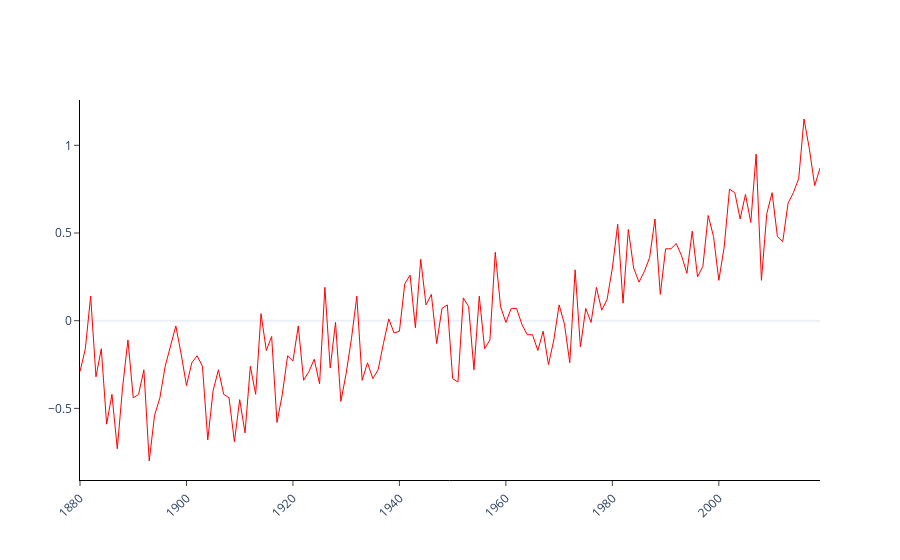

The cell this chart's notebook holds for it:
### Code cell
# Lo primero que vamos a hacer es crear con plotly la grafica basica de temperatura por año

chart_theme = "plotly_white"
fig = go.Figure()

fig.add_trace(go.Scatter(x=temp.Year, y = temp.Jan, mode = "lines", name = "Jan Temperature evolution"))

fig.layout.template = chart_theme

fig.update_traces(line=dict(color = "Red", width = 1))

# to change the axes 
fig.update_xaxes(tickangle = -45, ticks = "outside", showgrid = False, showline = True, linewidth = 1, linecolor = "black", mirror = False)
fig.update_yaxes(ticks = "outside", showgrid = False, showline = True, linewidth = 1, linecolor = "black", mirror = False)


fig.show()

### Figure 1 — Plotly figure (JSON) as saved in the notebook; plotly's stock layout.template omitted (floating-point values rounded to 4 significant figures; data arrays with more than 128 entries replaced by an {"elided": "..."} marker saying what was removed)
{"data": [{"line": {"color": "Red", "width": 1}, "mode": "lines", "name": "Jan Temperature evolution", "type": "scatter", "x": {"elided": "140 str values"}, "y": {"elided": "140 float values"}}], "layout": {"xaxis": {"linecolor": "black", "linewidth": 1, "mirror": false, "showgrid": false, "showline": true, "tickangle": -45, "ticks": "outside"}, "yaxis": {"linecolor": "black", "linewidth": 1, "mirror": false, "showgrid": false, "showline": true, "ticks": "outside"}}}
